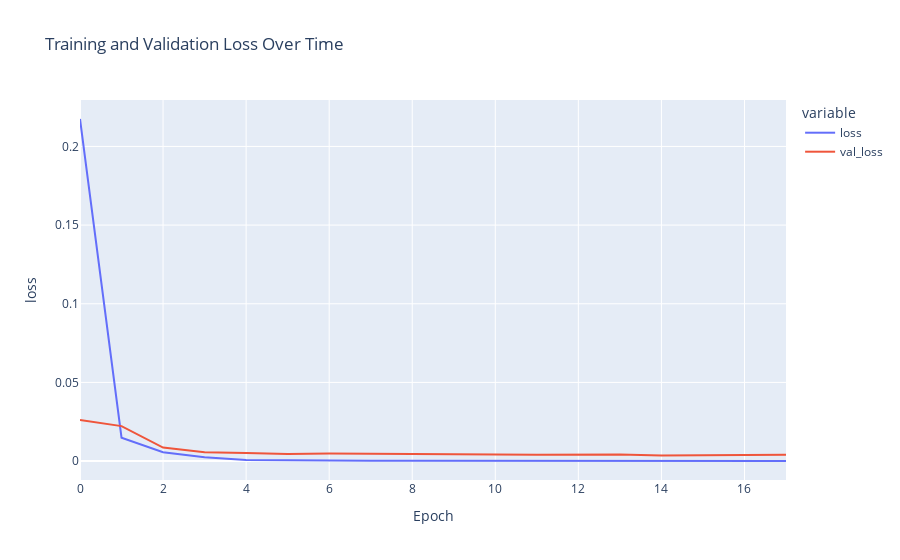

Notebook code cell kept with this figure:
### Code cell
import plotly.express as px
fig = px.line(history.history,
             y=['loss', 'val_loss'],
             labels= {'index': 'Epoch', 'value':'loss'},
             title= 'Training and Validation Loss Over Time')
(fig)

### Figure 1 — Plotly figure (JSON) as saved in the notebook; plotly's stock layout.template omitted (floating-point values rounded to 4 significant figures)
{"data": [{"hovertemplate": "variable=loss<br>Epoch=%{x}<br>loss=%{y}<extra></extra>", "legendgroup": "loss", "line": {"color": "#636efa", "dash": "solid"}, "mode": "lines", "name": "loss", "orientation": "v", "showlegend": true, "type": "scatter", "x": [0, 1, 2, 3, 4, 5, 6, 7, 8, 9, 10, 11, 12, 13, 14, 15, 16, 17], "xaxis": "x", "y": [0.2174, 0.01483, 0.005594, 0.002498, 0.0007183, 0.0004109, 0.0002963, 0.0002372, 0.0001942, 0.0001593, 0.0001367, 0.0001146, 9.658e-05, 8.242e-05, 7.21e-05, 6.139e-05, 5.359e-05, 4.755e-05], "yaxis": "y"}, {"hovertemplate": "variable=val_loss<br>Epoch=%{x}<br>loss=%{y}<extra></extra>", "legendgroup": "val_loss", "line": {"color": "#EF553B", "dash": "solid"}, "mode": "lines", "name": "val_loss", "orientation": "v", "showlegend": true, "type": "scatter", "x": [0, 1, 2, 3, 4, 5, 6, 7, 8, 9, 10, 11, 12, 13, 14, 15, 16, 17], "xaxis": "x", "y": [0.02605, 0.02223, 0.008568, 0.005676, 0.005132, 0.004426, 0.004768, 0.004571, 0.004056, 0.003923, 0.004134, 0.003978, 0.00385, 0.00415, 0.003468, 0.003504, 0.003881, 0.003941], "yaxis": "y"}], "layout": {"legend": {"title": {"text": "variable"}, "tracegroupgap": 0}, "title": {"text": "Training and Validation Loss Over Time"}, "xaxis": {"anchor": "y", "domain": [0, 1], "title": {"text": "Epoch"}}, "yaxis": {"anchor": "x", "domain": [0, 1], "title": {"text": "loss"}}}}
